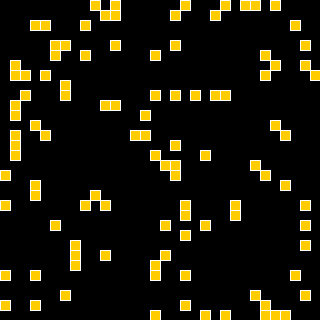
Frame 1 (no input)
Frame 60 (the mouse pressed at the canvas centre just before this capture): identical to frame 1, image omitted
Frame 120 (the mouse held since frame 60 and released just before this capture): identical to frame 1, image omitted

The Processing sketch that drew this single still picture (run headless with seeded random() and noise(); from frame 60 on, the mouse is pressed at the canvas centre):

// Processing sketch: astar
// ── astar.pde

int res = 10;

Map map;
Finder finder;

void setup(){
  size(320,320);


  map = new Map();
  finder = new Finder();


}




void draw(){

  background(0);

  stroke(255);
  fill(#ffcc00);

  for(int y = 0;y<width;y+=res){
    for(int x = 0;x<width;x+=res){
      if(map.obstacle[x/res][y/res])
      rect(x,y,res,res);
    }
  }


}


class Map{
  boolean obstacle[][];

  Map(){
    generate(10,100);
  }

  void generate(int a,int b){
    obstacle = new boolean[width/res][height/res];
    int X = 0,Y = 0;
    for(int y = 0;y<width;y+=res){
      for(int x = 0;x<width;x+=res){
        obstacle[X][Y] = random(b)<a?true:false;
        X++;
      }
      X=0;
      Y++;
      
    }
  }
}

class Finder{
  PVector src,dest,pos;

  Finder(){
    src = new PVector((int)random(10),(int)random(10));
      dest = new PVector((int)random(10),(int)random(10));
      pos = new PVector(src.x,src.y);
  }





}
